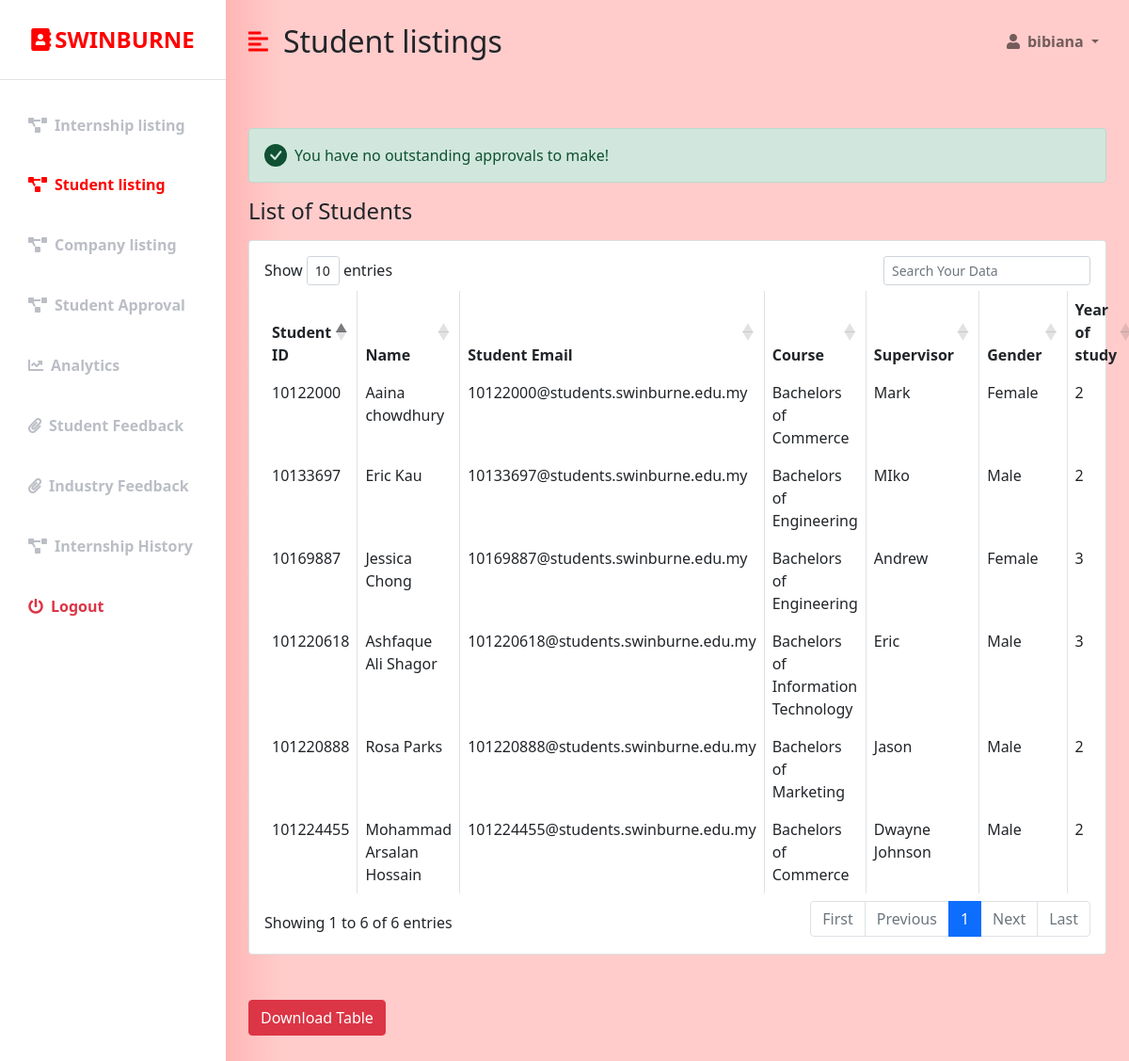
Screenshot of /staff_studentlist.php (signed in) with the database file from the repository.
### tables this page shows
CREATE TABLE `student` (
  `STUDENT_ID` int(255) NOT NULL,
  `NAME` varchar(50) NOT NULL,
  `STUDENT_EMAIL` varchar(100) NOT NULL,
  `COURSE` varchar(50) NOT NULL,
  `ENROLL` varchar(255) DEFAULT NULL,
  `SUPERVISOR` varchar(50) DEFAULT NULL,
  `GENDER` varchar(7) NOT NULL,
  `CURRENT_RESIDENCE` varchar(100) NOT NULL,
  `CONTACT_NO` varchar(20) NOT NULL,
  `YEAR_OF_STUDY` varchar(1) NOT NULL,
  `PASSWORD` varchar(20) NOT NULL,
  `CV` varchar(30) DEFAULT NULL,
  `USERNAME` varchar(20) NOT NULL
);

### staff_studentlist.php (the view, shortened to what this page needs)
<?php
  if (isset($_SESSION['user_id']) && isset($_SESSION['user_email'])) {
?>
<!DOCTYPE html>
<html lang="en">
<head>
    <link href="https://cdn.jsdelivr.net/npm/bootstrap@5.0.0-beta3/dist/css/bootstrap.min.css" rel="stylesheet" />
    <link rel="stylesheet" href="https://cdnjs.cloudflare.com/ajax/libs/font-awesome/5.15.3/css/all.min.css" />
    <link rel="stylesheet" href="https://cdn.datatables.net/1.10.18/css/dataTables.bootstrap4.min.css">
    <link rel="stylesheet" href="styles.css" />
</head>
<body>
    <div class="d-flex" id="wrapper">
        <div class="bg-white" id="sidebar-wrapper">
            <div class="sidebar-heading text-center py-4 primary-text fs-4 fw-bold text-uppercase border-bottom"><i
                    class="fas fa-address-book me-1"></i>Swinburne</div>
            <div class="list-group list-group-flush my-3">
                <a href="staff_internshiplisting.php" class="list-group-item list-group-item-action bg-transparent second-text fw-bold"><i
                        class="fas fa-project-diagram me-2"></i>Internship listing</a>
                <a href="#" class="list-group-item list-group-item-action bg-transparent second-text active"><i
                        class="fas fa-project-diagram me-2"></i>Student listing</a>
                  <a href="staff_companylist.php" class="list-group-item list-group-item-action bg-transparent second-text fw-bold"><i
                        class="fas fa-project-diagram me-2"></i>Company listing</a>
                        <a href="staff_approval.php" class="list-group-item list-group-item-action bg-transparent second-text fw-bold"><i
                        class="fas fa-project-diagram me-2"></i>Student Approval</a>
                <a href="staff_infographics.php" class="list-group-item list-group-item-action bg-transparent second-text fw-bold"><i
                        class="fas fa-chart-line me-2"></i>Analytics</a>
                <a href="staff_student_feedbacklist.php" class="list-group-item list-group-item-action bg-transparent second-text fw-bold"><i
                        class="fas fa-paperclip me-2"></i>Student Feedback </a>
                <a href="staff_industry_feedback.php" class="list-group-item list-group-item-action bg-transparent second-text fw-bold"><i
                        class="fas fa-paperclip me-2"></i>Industry Feedback </a>
                <a href="staff_history.php" class="list-group-item list-group-item-action bg-transparent second-text fw-bold"><i
                        class="fas fa-project-diagram me-2"></i>Internship History</a>
                <a href="staff_logout.php" class="list-group-item list-group-item-action bg-transparent text-danger fw-bold"><i
                        class="fas fa-power-off me-2"></i>Logout</a>
            </div>
        </div>
        <div id="page-content-wrapper">
            <nav class="navbar navbar-expand-lg navbar-light bg-transparent py-4 px-4">
                <div class="d-flex align-items-center">
                    <i class="fas fa-align-left primary-text fs-4 me-3" id="menu-toggle"></i>
                    <h2 class="fs-2 m-0">Student listings</h2>
                </div>
                <div class="collapse navbar-collapse" id="navbarSupportedContent">
                    <ul class="navbar-nav ms-auto mb-2 mb-lg-0">
                        <li class="nav-item dropdown">
                            <a class="nav-link dropdown-toggle second-text fw-bold" href="#" id="navbarDropdown"
                                role="button" data-bs-toggle="dropdown" aria-expanded="false">
                                <i class="fas fa-user me-2"></i><?=$_SESSION['user_full_name']?>
                            </a>
                        </li>
                    </ul>
                </div>
            </nav>
            <div class="container-fluid px-4">
                <div class="row my-5">
                    <?php
                    $connection = mysqli_connect("localhost","root","");
                    $queryalert = "SELECT * FROM student where student.ENROLL = 'pending'" ;
                    $queryalert_run = mysqli_query($connection, $queryalert);
                    if($stud_alert = mysqli_num_rows($queryalert_run))
                        {
                            echo '
                            <div class="col">
                                <svg xmlns="http://www.w3.org/2000/svg" style="display: none;">
                                 <symbol id="exclamation-triangle-fill" fill="currentColor" viewBox="0 0 16 16">
                                    <path d="M8.982 1.566a1.13 1.13 0 0 0-1.96 0L.165 13.233c-.457.778.091 1.767.98 1.767h13.713c.889 0 1.438-.99.98-1.767L8.982 1.566zM8 5c.535 0 .954.462.9.995l-.35 3.507a.552.552 0 0 1-1.1 0L7.1 5.995A.905.905 0 0 1 8 5zm.002 6a1 1 0 1 1 0 2 1 1 0 0 1 0-2z"/>
                                  </symbol>
                                </svg>
                                <div class="alert alert-danger d-flex align-items-center" role="alert">
                                  <svg class="bi flex-shrink-0 me-2" width="24" height="24" role="img" aria-label="Danger:"><use xlink:href="#exclamation-triangle-fill"/></svg>
                                  <div>
                                    <a href = "staff_approval.php"> You have '.$stud_alert.' students currently awaiting approval! </a>
                                  </div>
                                </div>
                             </div>
                            ';
                        }
                    else
                        {
                            echo '
                            <div class="col">
                                <svg xmlns="http://www.w3.org/2000/svg" style="display: none;">
                                  <symbol id="check-circle-fill" fill="currentColor" viewBox="0 0 16 16">
                                    <path d="M16 8A8 8 0 1 1 0 8a8 8 0 0 1 16 0zm-3.97-3.03a.75.75 0 0 0-1.08.022L7.477 9.417 5.384 7.323a.75.75 0 0 0-1.06 1.06L6.97 11.03a.75.75 0 0 0 1.079-.02l3.992-4.99a.75.75 0 0 0-.01-1.05z"/>
                                  </symbol>
                                  </svg>
                                <div class="alert alert-success d-flex align-items-center" role="alert">
                                  <svg class="bi flex-shrink-0 me-2" width="24" height="24" role="img" aria-label="Success:"><use xlink:href="#check-circle-fill"/></svg>
                                  <div>
                                    You have no outstanding approvals to make!
                                      </div>
                                    </div>
                            </div>
                            ';
                        }
                    ?>
                    <h3 class="fs-4 mb-3">List of Students</h3>
                    <div class="col">
                                <div class="card">
                                    <div class="card-body">
                                    <?php
                                    $connection = mysqli_connect("localhost","root","");
                                    $query = "SELECT * FROM student";
                                    $query_run = mysqli_query($connection, $query);
                                    ?>
                                        <table id="datatableid" class="table table-bordered">
                                            <thead>
                                                <tr>
                                                    <th scope="col">Student ID</th>
                                                    <th scope="col">Name</th>
                                                    <th scope="col">Student Email</th>
                                                    <th scope="col">Course</th>
                                                    <th scope="col"> Supervisor </th>
                                                    <th scope="col"> Gender </th>
                                                    <th scope="col"> Year of study </th>
                                                </tr>
                                            </thead>
                                            <tbody>
                                                    <?php
                                                    if($query_run)
                                                    {
                                                        foreach($query_run as $row)
                                                        {
                                                    ?>
                                                <tr>
                                                    <td> <?php echo $row['STUDENT_ID']; ?> </td>
                                                    <td> <?php echo $row['NAME']; ?> </td>
                                                    <td> <?php echo $row['STUDENT_EMAIL']; ?> </td>
                                                    <td> <?php echo $row['COURSE']; ?> </td>
                                                    <td> <?php echo $row['SUPERVISOR']; ?> </td>
                                                    <td> <?php echo $row['GENDER']; ?> </td>
                                                    <td> <?php echo $row['YEAR_OF_STUDY']; ?> </td>
                                                </tr>
                                                 <?php
                                                    }
                                                }
                                                else
                                                {
                                                    echo "No Record Found";
                                                }
                                                 ?>
                                            </tbody>
                                        </table>
                                    </div>
                                </div>
                                <br>
                                <br>
 <button class="btn btn-danger" name="download-button" id="download-button">Download Table</button>
                    </div>
                    </div>
                </div>
            </div>
        </div>
</body>
</html>
<?php
}else {
   header("Location:staff_login.php");
}
 ?>

### styles.css (style rules this page uses)
:root { --main-bg-color: #ffcccb; --main-text-color: #ff0000; --second-text-color: #bbbec5; --second-bg-color: #ffcccb }
.primary-text { color: var(--main-text-color); }
.second-text { color: var(--second-text-color); }
#wrapper { overflow-x: hidden; background-image: linear-gradient( to right, #ff615d, #ffcccb, #ffcccb, #ffcccb, #ffcccb ); }
#sidebar-wrapper { min-height: 100vh; margin-left: -15rem; -webkit-transition: margin 0.25s ease-out; -moz-transition: margin 0.25s ease-out; -o-transition: margin 0.25s ease-out; transition: margin 0.25s ease-out; }
#sidebar-wrapper .sidebar-heading { padding: 0.875rem 1.25rem; font-size: 1.2rem; }
#sidebar-wrapper .list-group { width: 15rem; }
#page-content-wrapper { min-width: 100vw; }
#menu-toggle { cursor: pointer; }
.list-group-item { border: none; padding: 20px 30px; }
.list-group-item.active { background-color: transparent; color: var(--main-text-color); font-weight: bold; border: none; }
@media (min-width: 768px) { #sidebar-wrapper { margin-left: 0; } }
@media (min-width: 768px) { #page-content-wrapper { min-width: 0; width: 100%; } }

### rows the page displays
student: STUDENT_ID "10122000", NAME "Aaina chowdhury", STUDENT_EMAIL "10122000@students.swinburne.edu.my", COURSE "Bachelors of Commerce", SUPERVISOR "Mark", GENDER "Female", YEAR_OF_STUDY "2"
student: STUDENT_ID "10133697", NAME "Eric Kau", STUDENT_EMAIL "10133697@students.swinburne.edu.my", COURSE "Bachelors of Engineering", SUPERVISOR "MIko", GENDER "Male", YEAR_OF_STUDY "2"
student: STUDENT_ID "10169887", NAME "Jessica Chong", STUDENT_EMAIL "10169887@students.swinburne.edu.my", COURSE "Bachelors of Engineering", SUPERVISOR "Andrew", GENDER "Female", YEAR_OF_STUDY "3"
student: STUDENT_ID "101220618", NAME "Ashfaque Ali Shagor", STUDENT_EMAIL "101220618@students.swinburne.edu.my", COURSE "Bachelors of Information Technology", SUPERVISOR "Eric", GENDER "Male", YEAR_OF_STUDY "3"
student: STUDENT_ID "101220888", NAME "Rosa Parks", STUDENT_EMAIL "101220888@students.swinburne.edu.my", COURSE "Bachelors of Marketing", SUPERVISOR "Jason", GENDER "Male", YEAR_OF_STUDY "2"
student: STUDENT_ID "101224455", NAME "Mohammad Arsalan Hossain", STUDENT_EMAIL "101224455@students.swinburne.edu.my", COURSE "Bachelors of Commerce", SUPERVISOR "Dwayne Johnson", GENDER "Male", YEAR_OF_STUDY "2"

### other values shown
$_SESSION['user_full_name'] "bibiana"
